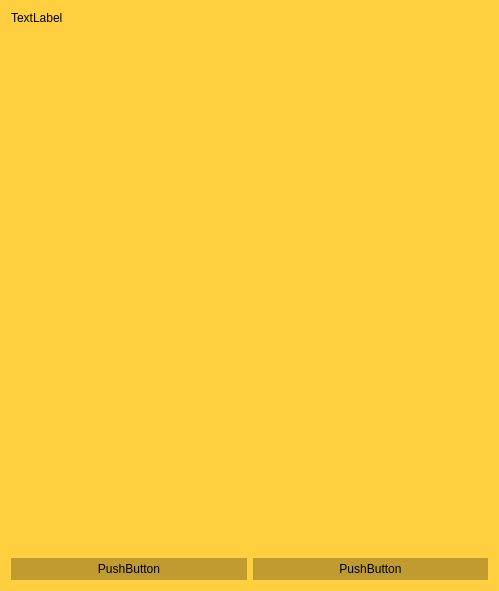
<?xml version="1.0" encoding="UTF-8"?>
<ui version="4.0">
 <class>FirstStart</class>
 <widget class="QWidget" name="FirstStart">
  <property name="geometry">
   <rect>
    <x>0</x>
    <y>0</y>
    <width>499</width>
    <height>591</height>
   </rect>
  </property>
  <property name="palette">
   <palette>
    <active>
     <colorrole role="WindowText">
      <brush brushstyle="SolidPattern">
       <color alpha="255">
        <red>0</red>
        <green>0</green>
        <blue>0</blue>
       </color>
      </brush>
     </colorrole>
     <colorrole role="Button">
      <brush brushstyle="SolidPattern">
       <color alpha="255">
        <red>191</red>
        <green>155</green>
        <blue>48</blue>
       </color>
      </brush>
     </colorrole>
     <colorrole role="Light">
      <brush brushstyle="SolidPattern">
       <color alpha="255">
        <red>255</red>
        <green>239</green>
        <blue>191</blue>
       </color>
      </brush>
     </colorrole>
     <colorrole role="Midlight">
      <brush brushstyle="SolidPattern">
       <color alpha="255">
        <red>255</red>
        <green>223</green>
        <blue>127</blue>
       </color>
      </brush>
     </colorrole>
     <colorrole role="Dark">
      <brush brushstyle="SolidPattern">
       <color alpha="255">
        <red>127</red>
        <green>103</green>
        <blue>31</blue>
       </color>
      </brush>
     </colorrole>
     <colorrole role="Mid">
      <brush brushstyle="SolidPattern">
       <color alpha="255">
        <red>170</red>
        <green>138</green>
        <blue>42</blue>
       </color>
      </brush>
     </colorrole>
     <colorrole role="Text">
      <brush brushstyle="SolidPattern">
       <color alpha="255">
        <red>0</red>
        <green>0</green>
        <blue>0</blue>
       </color>
      </brush>
     </colorrole>
     <colorrole role="BrightText">
      <brush brushstyle="SolidPattern">
       <color alpha="255">
        <red>255</red>
        <green>255</green>
        <blue>255</blue>
       </color>
      </brush>
     </colorrole>
     <colorrole role="ButtonText">
      <brush brushstyle="SolidPattern">
       <color alpha="255">
        <red>0</red>
        <green>0</green>
        <blue>0</blue>
       </color>
      </brush>
     </colorrole>
     <colorrole role="Base">
      <brush brushstyle="SolidPattern">
       <color alpha="255">
        <red>255</red>
        <green>255</green>
        <blue>255</blue>
       </color>
      </brush>
     </colorrole>
     <colorrole role="Window">
      <brush brushstyle="SolidPattern">
       <color alpha="255">
        <red>255</red>
        <green>207</green>
        <blue>63</blue>
       </color>
      </brush>
     </colorrole>
     <colorrole role="Shadow">
      <brush brushstyle="SolidPattern">
       <color alpha="255">
        <red>0</red>
        <green>0</green>
        <blue>0</blue>
       </color>
      </brush>
     </colorrole>
     <colorrole role="AlternateBase">
      <brush brushstyle="SolidPattern">
       <color alpha="255">
        <red>255</red>
        <green>231</green>
        <blue>159</blue>
       </color>
      </brush>
     </colorrole>
     <colorrole role="ToolTipBase">
      <brush brushstyle="SolidPattern">
       <color alpha="255">
        <red>255</red>
        <green>255</green>
        <blue>220</blue>
       </color>
      </brush>
     </colorrole>
     <colorrole role="ToolTipText">
      <brush brushstyle="SolidPattern">
       <color alpha="255">
        <red>0</red>
        <green>0</green>
        <blue>0</blue>
       </color>
      </brush>
     </colorrole>
    </active>
    <inactive>
     <colorrole role="WindowText">
      <brush brushstyle="SolidPattern">
       <color alpha="255">
        <red>0</red>
        <green>0</green>
        <blue>0</blue>
       </color>
      </brush>
     </colorrole>
     <colorrole role="Button">
      <brush brushstyle="SolidPattern">
       <color alpha="255">
        <red>191</red>
        <green>155</green>
        <blue>48</blue>
       </color>
      </brush>
     </colorrole>
     <colorrole role="Light">
      <brush brushstyle="SolidPattern">
       <color alpha="255">
        <red>255</red>
        <green>239</green>
        <blue>191</blue>
       </color>
      </brush>
     </colorrole>
     <colorrole role="Midlight">
      <brush brushstyle="SolidPattern">
       <color alpha="255">
        <red>255</red>
        <green>223</green>
        <blue>127</blue>
       </color>
      </brush>
     </colorrole>
     <colorrole role="Dark">
      <brush brushstyle="SolidPattern">
       <color alpha="255">
        <red>127</red>
        <green>103</green>
        <blue>31</blue>
       </color>
      </brush>
     </colorrole>
     <colorrole role="Mid">
      <brush brushstyle="SolidPattern">
       <color alpha="255">
        <red>170</red>
        <green>138</green>
        <blue>42</blue>
       </color>
      </brush>
     </colorrole>
     <colorrole role="Text">
      <brush brushstyle="SolidPattern">
       <color alpha="255">
        <red>0</red>
        <green>0</green>
        <blue>0</blue>
       </color>
      </brush>
     </colorrole>
     <colorrole role="BrightText">
      <brush brushstyle="SolidPattern">
       <color alpha="255">
        <red>255</red>
        <green>255</green>
        <blue>255</blue>
       </color>
      </brush>
     </colorrole>
     <colorrole role="ButtonText">
      <brush brushstyle="SolidPattern">
       <color alpha="255">
        <red>0</red>
        <green>0</green>
        <blue>0</blue>
       </color>
      </brush>
     </colorrole>
     <colorrole role="Base">
      <brush brushstyle="SolidPattern">
       <color alpha="255">
        <red>255</red>
        <green>255</green>
        <blue>255</blue>
       </color>
      </brush>
     </colorrole>
     <colorrole role="Window">
      <brush brushstyle="SolidPattern">
       <color alpha="255">
        <red>255</red>
        <green>207</green>
        <blue>63</blue>
       </color>
      </brush>
     </colorrole>
     <colorrole role="Shadow">
      <brush brushstyle="SolidPattern">
       <color alpha="255">
        <red>0</red>
        <green>0</green>
        <blue>0</blue>
       </color>
      </brush>
     </colorrole>
     <colorrole role="AlternateBase">
      <brush brushstyle="SolidPattern">
       <color alpha="255">
        <red>255</red>
        <green>231</green>
        <blue>159</blue>
       </color>
      </brush>
     </colorrole>
     <colorrole role="ToolTipBase">
      <brush brushstyle="SolidPattern">
       <color alpha="255">
        <red>255</red>
        <green>255</green>
        <blue>220</blue>
       </color>
      </brush>
     </colorrole>
     <colorrole role="ToolTipText">
      <brush brushstyle="SolidPattern">
       <color alpha="255">
        <red>0</red>
        <green>0</green>
        <blue>0</blue>
       </color>
      </brush>
     </colorrole>
    </inactive>
    <disabled>
     <colorrole role="WindowText">
      <brush brushstyle="SolidPattern">
       <color alpha="255">
        <red>127</red>
        <green>103</green>
        <blue>31</blue>
       </color>
      </brush>
     </colorrole>
     <colorrole role="Button">
      <brush brushstyle="SolidPattern">
       <color alpha="255">
        <red>191</red>
        <green>155</green>
        <blue>48</blue>
       </color>
      </brush>
     </colorrole>
     <colorrole role="Light">
      <brush brushstyle="SolidPattern">
       <color alpha="255">
        <red>255</red>
        <green>239</green>
        <blue>191</blue>
       </color>
      </brush>
     </colorrole>
     <colorrole role="Midlight">
      <brush brushstyle="SolidPattern">
       <color alpha="255">
        <red>255</red>
        <green>223</green>
        <blue>127</blue>
       </color>
      </brush>
     </colorrole>
     <colorrole role="Dark">
      <brush brushstyle="SolidPattern">
       <color alpha="255">
        <red>127</red>
        <green>103</green>
        <blue>31</blue>
       </color>
      </brush>
     </colorrole>
     <colorrole role="Mid">
      <brush brushstyle="SolidPattern">
       <color alpha="255">
        <red>170</red>
        <green>138</green>
        <blue>42</blue>
       </color>
      </brush>
     </colorrole>
     <colorrole role="Text">
      <brush brushstyle="SolidPattern">
       <color alpha="255">
        <red>127</red>
        <green>103</green>
        <blue>31</blue>
       </color>
      </brush>
     </colorrole>
     <colorrole role="BrightText">
      <brush brushstyle="SolidPattern">
       <color alpha="255">
        <red>255</red>
        <green>255</green>
        <blue>255</blue>
       </color>
      </brush>
     </colorrole>
     <colorrole role="ButtonText">
      <brush brushstyle="SolidPattern">
       <color alpha="255">
        <red>127</red>
        <green>103</green>
        <blue>31</blue>
       </color>
      </brush>
     </colorrole>
     <colorrole role="Base">
      <brush brushstyle="SolidPattern">
       <color alpha="255">
        <red>255</red>
        <green>207</green>
        <blue>63</blue>
       </color>
      </brush>
     </colorrole>
     <colorrole role="Window">
      <brush brushstyle="SolidPattern">
       <color alpha="255">
        <red>255</red>
        <green>207</green>
        <blue>63</blue>
       </color>
      </brush>
     </colorrole>
     <colorrole role="Shadow">
      <brush brushstyle="SolidPattern">
       <color alpha="255">
        <red>0</red>
        <green>0</green>
        <blue>0</blue>
       </color>
      </brush>
     </colorrole>
     <colorrole role="AlternateBase">
      <brush brushstyle="SolidPattern">
       <color alpha="255">
        <red>255</red>
        <green>207</green>
        <blue>63</blue>
       </color>
      </brush>
     </colorrole>
     <colorrole role="ToolTipBase">
      <brush brushstyle="SolidPattern">
       <color alpha="255">
        <red>255</red>
        <green>255</green>
        <blue>220</blue>
       </color>
      </brush>
     </colorrole>
     <colorrole role="ToolTipText">
      <brush brushstyle="SolidPattern">
       <color alpha="255">
        <red>0</red>
        <green>0</green>
        <blue>0</blue>
       </color>
      </brush>
     </colorrole>
    </disabled>
   </palette>
  </property>
  <property name="windowTitle">
   <string>FirstStart</string>
  </property>
  <layout class="QVBoxLayout" name="verticalLayout">
   <item>
    <widget class="QLabel" name="label">
     <property name="text">
      <string>TextLabel</string>
     </property>
    </widget>
   </item>
   <item>
    <widget class="QStackedWidget" name="stackedWidget">
     <widget class="QWidget" name="page"/>
     <widget class="QWidget" name="page_2"/>
    </widget>
   </item>
   <item>
    <layout class="QHBoxLayout" name="horizontalLayout">
     <item>
      <widget class="QPushButton" name="pushButton_2">
       <property name="autoFillBackground">
        <bool>true</bool>
       </property>
       <property name="text">
        <string>PushButton</string>
       </property>
       <property name="flat">
        <bool>true</bool>
       </property>
      </widget>
     </item>
     <item>
      <widget class="QPushButton" name="pushButton">
       <property name="autoFillBackground">
        <bool>true</bool>
       </property>
       <property name="text">
        <string>PushButton</string>
       </property>
       <property name="flat">
        <bool>true</bool>
       </property>
      </widget>
     </item>
    </layout>
   </item>
  </layout>
 </widget>
 <layoutdefault spacing="6" margin="11"/>
 <resources/>
 <connections/>
</ui>
